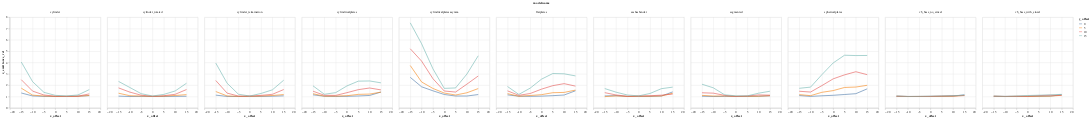

The notebook cell saved with this chart:
### Code cell
alt.Chart(DATA).mark_line().encode(
    column="modelname",
    color='y_offset:N',
    x='x_offset',
    y='x_emittance_rel',
)

### Figure 1 — Vega-Lite specification as saved in the notebook (floating-point values rounded to 4 significant figures; data arrays with more than 128 entries replaced by an {"elided": "..."} marker saying what was removed)
{"$schema": "https://vega.github.io/schema/vega-lite/v1.2.1.json", "data": {"values": {"elided": "308 records"}}, "encoding": {"color": {"field": "y_offset", "type": "nominal"}, "column": {"field": "modelname", "type": "nominal"}, "x": {"field": "x_offset", "type": "quantitative"}, "y": {"field": "x_emittance_rel", "type": "quantitative"}}, "mark": "line"}
